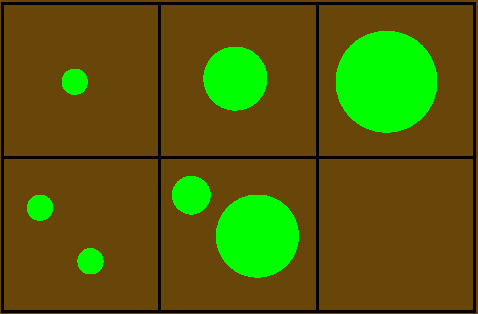
#> input picture Raspberry Pi/image.png, 478 x 314 px
$ python count_pixels.py
#> lines starting #> are read from the running program, lines starting #| are printed output that depends on the picture
from PIL import Image # voor plaatjes

def countPixels(img, region):
    box = img.crop(region) # selecteer regio
    boxHSV = box.convert("HSV") # converteer naar HSV-kleurruimte (H = hue)
    his = boxHSV.histogram() # genereer lijst van aantal pixels per kleur
    return sum(his[70:100]) # groen zit tussen de H = 70 en H = 100

# genereer 3x2 regio's
regions = []
for i in range(3):
    for j in range(2):
        regions.append((157 * i, 157 * j, 157 * i + 157, 157 * j + 157))

img = Image.open("image.png") # laad plaatje
#> img is the input picture: PIL image 478x314 P; mean R, G, B 84.9, 89.7, 6.5
for i in regions:
    print(countPixels(img, i))
#> this loop made 6 passes
#| 547
#| 1094
#| 3225
#| 6617
#| 8160
#| 0
#> pass 1, in countPixels, `box = img.crop(region)`:
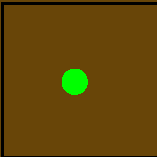
#> box: PIL image 157x157 P; mean R, G, B 97.1, 70.1, 7.5
#> pass 2, in countPixels (call 2), `box = img.crop(region)`:
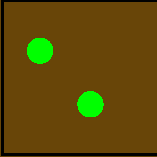
#> box: PIL image 157x157 P; mean R, G, B 94.2, 73.8, 7.2
